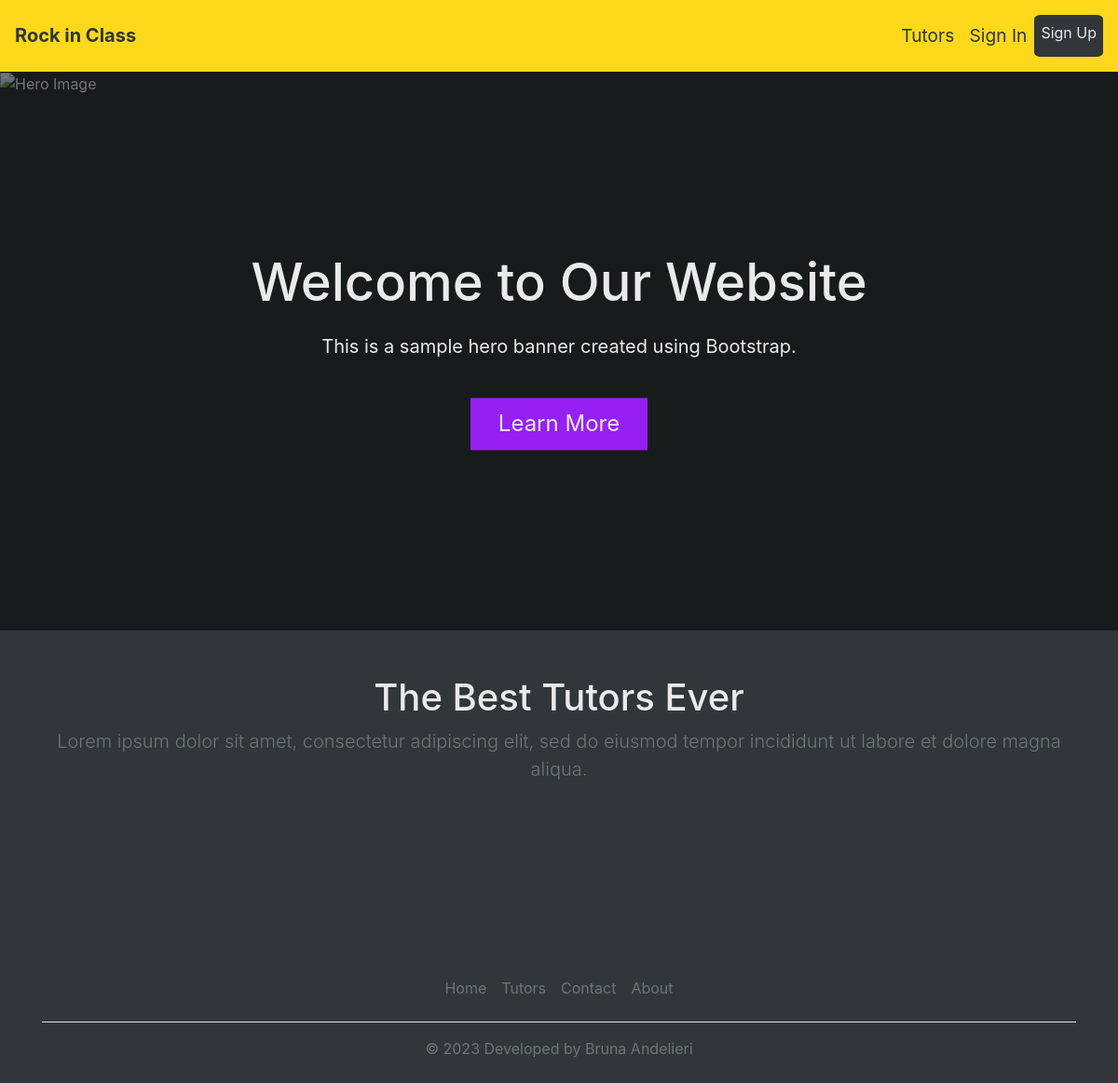
Page /tutor/ on the earlier database version.
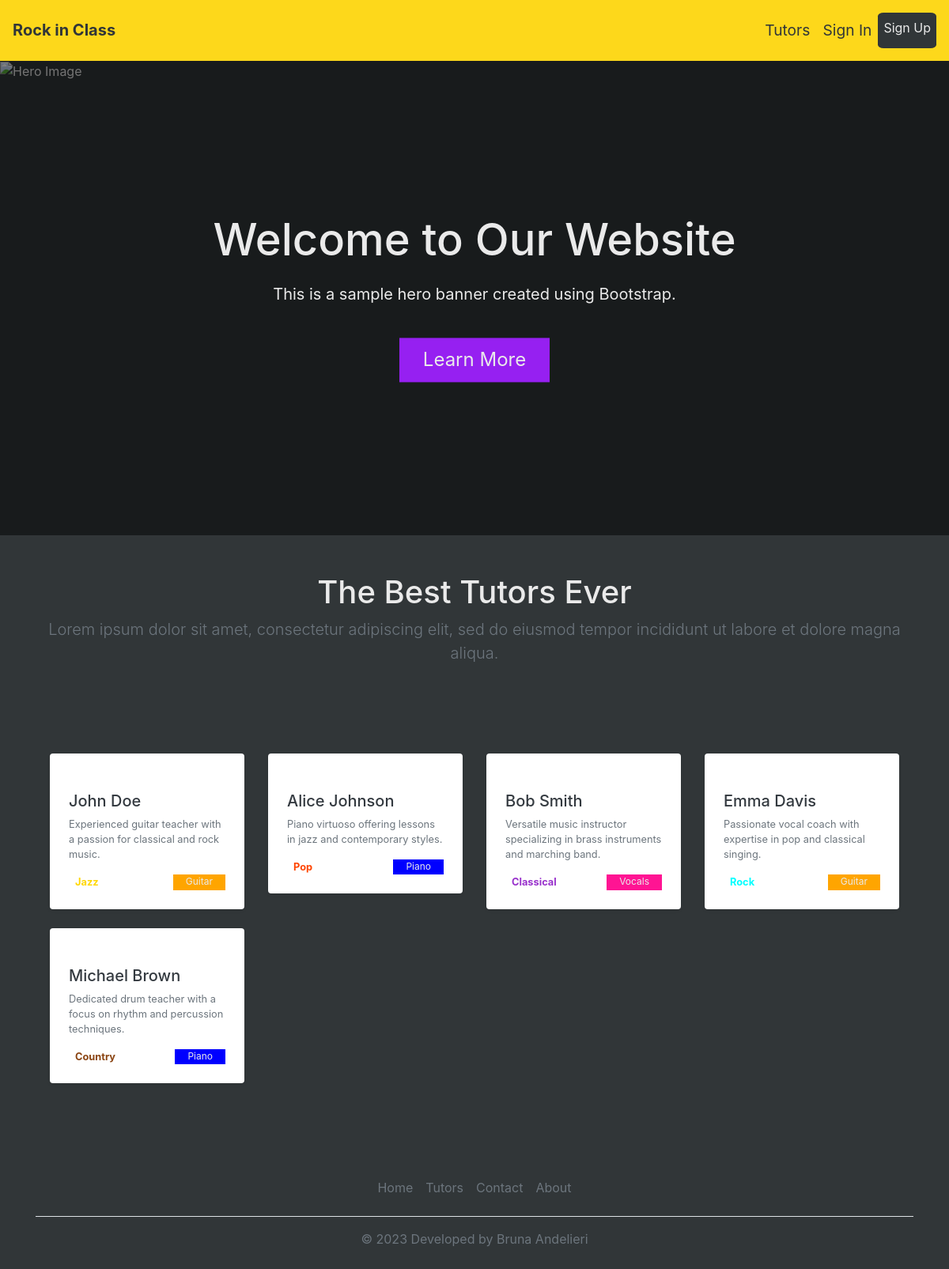
Same page on the later database version.
### tutor/models.py (models this page shows)
class Tutor(models.Model):
    name =  models.CharField(max_length=200)
    email =  models.CharField(max_length=200, unique=True)
    description = models.TextField()
    avatar_image = CloudinaryField('image', default='placeholder')
    instrument = models.ForeignKey(Instrument, on_delete=models.CASCADE)
    music_styles = models.ForeignKey(MusicStyle, on_delete=models.CASCADE)
    updated_on = models.DateTimeField(auto_now=True)
    created_on = models.DateTimeField(auto_now_add=True)

class MusicStyle(models.Model):
    name =  models.CharField(max_length=50, unique=True)
    color = models.CharField(max_length=6)

class Instrument(models.Model):
    name =  models.CharField(max_length=50, unique=True)
    color = models.CharField(max_length=6)

### tutor/views.py (the view)
# urls.py: path("tutor/", include("tutor.urls")),
def tutor(request):
    tutors = Tutor.objects.all()
    return render(request, "tutor.html", {"tutors": tutors})

### templates/tutor.html (shortened to what this page needs)
{% extends 'base.html' %}
{% block content %}
    <section class="pt-5 pb-5 text-center">
      <div class="container">
        <h1 class="jumbotron-heading">The Best Tutors Ever</h1>
        <p class="lead text-muted">
          Lorem ipsum dolor sit amet, consectetur adipiscing elit, sed do eiusmod tempor incididunt ut labore et dolore magna aliqua.
        </p>
      </div>
    </section>
    <section class="pt-5 pb-5">
      <div class="container-fluid">
        <div class="px-lg-5">
          <div class="row">
            {% for tutor in tutors %}
            <div class="col-xl-3 col-lg-4 col-md-6 mb-4">
              <div class="bg-white rounded shadow-sm">
                <div class="p-4">
                  <h5><a href="{% url 'tutor_detail' %}" class="text-dark">{{ tutor.name }}</a></h5>
                  <p class="small text-muted mb-0">
                    {{ tutor.description }}
                  </p>
                  <div class="d-flex justify-content-between pt-3">
                    <p class="small mb-0">
                      <span class="font-weight-bold"  style="color: #{{ tutor.music_styles.color }} !important;">{{ tutor.music_styles.name }}</span>
                    </p>
                    <div class="badge badge-primary px-3 font-weight-normal" style="background-color: #{{ tutor.instrument.color }};">
                      {{ tutor.instrument.name }}
                    </div>
                  </div>
                </div>
              </div>
            </div>
            {% endfor %}
          </div>
        </div>
      </div>
    </section>
{% endblock content %}

### templates/base.html (shortened to what this page needs)
{% load static %}
<!DOCTYPE html>
<html>
  <head>
    <link
      rel="stylesheet"
      href="https://maxcdn.bootstrapcdn.com/bootstrap/4.5.2/css/bootstrap.min.css"
    />
    <link rel="stylesheet" type="text/css" href="{% static 'style.css' %}" />
  </head>
  <body>
    <header>
      <nav class="navbar navbar-expand-md navbar-light bg-light">
        <a class="navbar-brand" href="{% url 'index' %}">Rock in Class</a>
        <div class="collapse navbar-collapse" id="collapsibleNavbar">
          <ul class="navbar-nav ml-auto">
            <li class="nav-item">
              <a class="nav-link" href="{% url 'tutor' %}">Tutors</a>
            </li>
            {% if user.is_authenticated %}
            <li class="nav-item"><a  class="nav-link" href="{% url 'account_email' %}">Change E-mail</a></li>
            <li class="nav-item"><a  class="nav-link" href="{% url 'account_logout' %}">Sign Out</a></li>
            {% else %}
            <li class="nav-item"><a  class="nav-link" href="{% url 'account_login' %}">Sign In</a></li>
            <li class="nav-item sigup"><a  href="{% url 'account_signup' %}">Sign Up</a></li>
            {% endif %}
          </ul>
        </div>
      </nav>
      <div class="hero-banner">
        <img src="{% static 'images/banner.jpg' %}" alt="Hero Image" />
        <div class="hero-banner-overlay"></div>
        <div class="hero-banner-content container">
          <h1>Welcome to Our Website</h1>
          <p>This is a sample hero banner created using Bootstrap.</p>
          <a href="{% url 'about' %}" class="btn btn-primary btn-hero">Learn More</a>
        </div>
      </div>
    </header>
    {% block content %}
    {% endblock content %}
    <footer class="py-3 my-4">
        <div class="container">
          <ul class="nav justify-content-center border-bottom pb-3 mb-3">
            <li class="nav-item">
              <a href="{% url 'index' %}" class="nav-link px-2 text-muted">Home</a>
            </li>
            <li class="nav-item">
              <a href="{% url 'tutor' %}" class="nav-link px-2 text-muted">Tutors</a>
            </li>
            <li class="nav-item">
              <a href="{% url 'contact' %}" class="nav-link px-2 text-muted">Contact</a>
            </li>
            <li class="nav-item">
              <a href="{% url 'about' %}" class="nav-link px-2 text-muted">About</a>
            </li>
          </ul>
          <p class="text-center text-muted">
            &copy; 2023 Developed by Bruna Andelieri
          </p>
        </div>
      </footer>
    </body>
  </html>
</html>

### static/style.css (style rules this page uses)
:root { --white: #eaeaea !important; --onyx: #313638 !important; --outerspace: #434a4c !important; --olivine: #7eb77f !important; --schoolbus: #fdd81b !important; --veronica: #9620f1 !important; --font-size: 16px !important; --red: red !important; --green: green !important; }
*, *::before, *::after { border-radius: 0 !important; }
* { color: var(--white) !important; box-sizing: border-box !important; -moz-box-sizing: border-box !important; -webkit-box-sizing: border-box !important; border: none !important; }
body { background-color: var(--onyx) !important; }
header .nav-link { font-size: 1.2rem !important; color: var(--onyx) !important; }
header .sigup { background-color: var(--onyx) !important; color: var(--white) !important; border-radius: 10% !important; padding: 7px !important; }
.navbar { background-color: var(--schoolbus) !important; padding: 1rem !important; }
.navbar-brand { color: var(--onyx) !important; font-weight: 700 !important; }
.btn-primary { background-color: var(--veronica) !important; border: 0px !important; }
.hero-banner { position: relative !important; height: 500px !important; overflow: hidden !important; }
.hero-banner-overlay { position: absolute !important; top: 0 !important; left: 0 !important; width: 100% !important; height: 100% !important; background: rgba(0, 0, 0, 0.5) !important; z-index: 1 !important; }
.hero-banner img { width: 100% !important; height: auto !important; z-index: 0 !important; }
.hero-banner-content { position: absolute !important; top: 50% !important; left: 50% !important; transform: translate(-50%, -50%) !important; z-index: 2 !important; color: #fff !important; text-align: center !important; }
.hero-banner h1 { font-size: 3.5rem !important; margin-bottom: 20px !important; }
.hero-banner p { font-size: 1.25rem !important; margin-bottom: 40px !important; }
.btn-hero { font-size: 1.5rem !important; padding: 10px 30px !important; }
@media screen and (min-width: 1200px) { .hero-banner { min-height: 37.5rem !important; } }

Differences in the rows shown:
added Tutor: name "John Doe", description "Experienced guitar teacher with a passion for classical and rock music.", music_styles.name "Jazz", instrument.name "Guitar"
added Tutor: name "Alice Johnson", description "Piano virtuoso offering lessons in jazz and contemporary styles.", music_styles.name "Pop", instrument.name "Piano"
added Tutor: name "Bob Smith", description "Versatile music instructor specializing in brass instruments and marching band.", music_styles.name "Classical", instrument.name "Vocals"
added Tutor: name "Emma Davis", description "Passionate vocal coach with expertise in pop and classical singing.", music_styles.name "Rock", instrument.name "Guitar"
added Tutor: name "Michael Brown", description "Dedicated drum teacher with a focus on rhythm and percussion techniques.", music_styles.name "Country", instrument.name "Piano"
